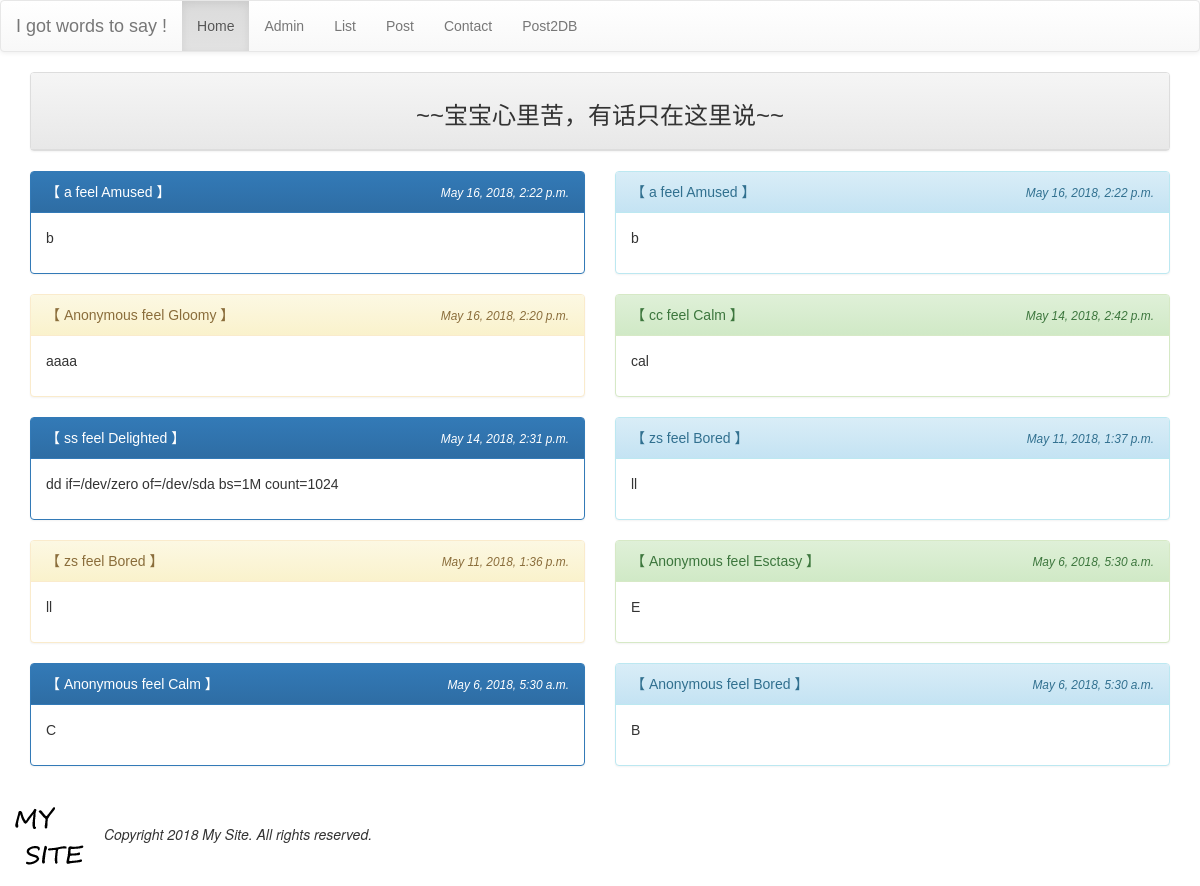
Page /list/ on the committed database.
### mysite/models.py (models this page shows, shortened)
class Post(models.Model):
	mood = models.ForeignKey('Mood',on_delete=models.CASCADE)
	nickname = models.CharField(max_length=10,default='Anonymous')
	message = models.TextField(null=False)
	del_pass = models.CharField(max_length=10)
	pub_time = models.DateTimeField(auto_now=True)
	enabled = models.BooleanField(default=True)

class Mood(models.Model):
	status = models.CharField(max_length=10,null=False)
	def __str__(self):
		return self.status

### mysite/views.py (the view)
# urls.py: url(r'^list/$',views.listing),
def listing(request):
	template = get_template("list.html")
	posts = models.Post.objects.filter(enabled=True).order_by('-pub_time')[:150]
	moods = models.Mood.objects.all()
	html = template.render(locals())
	return HttpResponse(html)

### templates/list.html (shortened to what this page needs)
{% extends "base.html" %}
{% block content %}
	<div class="container">
		<div class="row">
			<div class="col-md-12">
				<div class="panel panel-default">
					<div class="panel-heading" align="center">
						<h3>~~宝宝心里苦，有话只在这里说~~</h3>
					</div>
				</div>
			</div>
		</div>
		{% for p in posts %}
			{% cycle "<div class='row'> <div class='col-md-6'>" "<div class='col-md-6'>" %}
				<div class="panel {% cycle "panel-primary" "panel-info" "panel-warning" "panel-success" %} ">
					 <div class="panel-heading">
					 	<table width="100%">
					 		<tr>
					 			<td>
					 				【 {{p.nickname}} feel {{p.mood}} 】
					 			</td>
					 			<td align="right">
					 				<i><small> {{p.pub_time}} </small></i>
					 			</td>
					 		</tr>
					 	</table>
					 </div>
					 <div class="panel-body"> {{p.message|linebreaks}} </div>
				</div>
			</div>
		{% cycle ""  "</div>" %}
	{% endfor %}
	</div>
{% endblock content %}

### templates/base.html (style rules this page uses)
h1,h2,h3,h4,h5,p,div { font-family: arial }

### rows in the picture
Post: nickname "a", mood "Amused", pub_time "May 16, 2018, 2:22 p.m.", message "b"
Post: nickname "a", mood "Amused", pub_time "May 16, 2018, 2:22 p.m.", message "b"
Post: nickname "Anonymous", mood "Gloomy", pub_time "May 16, 2018, 2:20 p.m.", message "aaaa"
Post: nickname "cc", mood "Calm", pub_time "May 14, 2018, 2:42 p.m.", message "cal"
Post: nickname "ss", mood "Delighted", pub_time "May 14, 2018, 2:31 p.m.", message "dd if=/dev/zero of=/dev/sda bs=1M count=1024"
Post: nickname "zs", mood "Bored", pub_time "May 11, 2018, 1:37 p.m.", message "ll"
Post: nickname "zs", mood "Bored", pub_time "May 11, 2018, 1:36 p.m.", message "ll"
Post: nickname "Anonymous", mood "Esctasy", pub_time "May 6, 2018, 5:30 a.m.", message "E"
Post: nickname "Anonymous", mood "Calm", pub_time "May 6, 2018, 5:30 a.m.", message "C"
Post: nickname "Anonymous", mood "Bored", pub_time "May 6, 2018, 5:30 a.m.", message "B"
